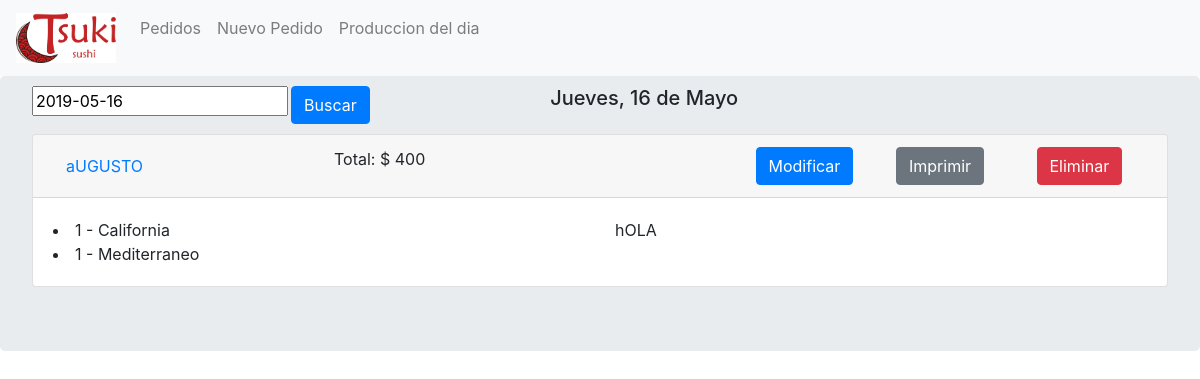
/tsuki_app/, run on the app's committed database.
### tsuki_app/models.py (models this page shows, shortened)
class Pedidos(models.Model):
    fecha             = models.DateField(null=True, default=date.today())
    nombre_cliente    = models.CharField(max_length=256,null=True)
    comentario        = models.CharField(max_length=256,null=True)
    def __str__(self):
        return self.nombre_cliente
    def get_total(self):
        totaal = 0
        for order_item in Productosordenados.objects.filter(pedido=self.id):
            totaal += order_item.precio_total()
        return totaal

class Productosordenados(models.Model):
    item            = models.ForeignKey(Listaprecios, on_delete=models.CASCADE)
    pedido          = models.ForeignKey(Pedidos, on_delete=models.CASCADE)
    cantidad        = models.IntegerField(default=1)
    def precio_total(self):
        return self.cantidad * self.item.precio_producto

class Listaprecios(models.Model):
    id                     = models.SlugField(primary_key = True, max_length =256)
    nombre_producto        = models.CharField(max_length=256,null=True)
    precio_producto        = models.IntegerField(null=True)
    categoria_producto     = models.CharField(max_length=20,null=True)

### tsuki_app/views.py (the view)
# urls.py: path('',views.pedidos,name='pedidos'),
def pedidos(request,**kwargs):
    try:
        Pedidos.objects.get(id=kwargs['pk']).delete()
    except:
        pass
    productosdelasordenes=Productosordenados.objects.filter(pedido__fecha__day=date.today().day,
                                                            pedido__fecha__month=date.today().month,
                                                            pedido__fecha__year=date.today().year)
    if request.method == "POST":
        day   = int(request.POST['dia'][8:10])
        month = int(request.POST['dia'][5:7])
        year  = int(request.POST['dia'][0:4])
        return HttpResponseRedirect(reverse('tsuki_app:filtrarporfecha',args=(day,month,year)))
    carrito.clear()
    x=date.today()
    fecha=Fecha({'dia':x})
    return render(request,'tsuki_app/pedidos_list.html',{'x':x,'fecha':fecha,'productosdeordenes':productosdelasordenes})

### tsuki_app/forms.py
class Fecha(forms.Form):
    dia= forms.DateField(widget=DatePickerInput())

### templates/tsuki_app/pedidos_list.html (shortened to what this page needs)
{% extends "tsuki_app/base.html" %}
{% block body_block %}
<div class="jumbotron">
<div id="primerfila"class="row">
  <div class="col-8">
    <div class="row">
<div class="col-4">
  <form method="post">
    {{fecha.dia}}
</div>
<div class="col-4">
  <button class = 'btn btn-primary' type="submit" name="button"> Buscar </button>
  </div><div class="col-4">
    <h5>{{x|date:"l"}}, {{x|date:"j"}} de {{x|date:"F"}} </h5>
    </div>
  </div>
</div>
</div>
  <div id="accordion">
      {% regroup productosdeordenes by pedido as pedido_list %}
      {% for pedido in pedido_list %}
    <div class="card">
      <div class="card-header" id="headingOne">
        <div class="row">
          <div class="col-6">
            <div class="row">
              <div class="col-6">
                <h5 class="mb-0">
                  <button class="btn btn-link" data-toggle="collapse" data-target="#collapseOne" aria-expanded="true" aria-controls="collapseOne">
                    {{ pedido.grouper }}
                  </button>
                </h5>
              </div>
              <div class="col-6">
                  Total: $ {{pedido.grouper.get_total}}
              </div>
            </div>
          </div>
        <div class="col-6">
            <div class="row">
              <div class="col-3">
              </div>
              <div class="col-3">
                  <a class = 'btn btn-primary' href="{% url 'tsuki_app:modificarpedido' pk=pedido.grouper.id %}">Modificar</a>
              </div>
              <div class="col-3">
                  <a class = 'btn btn-secondary' href="">Imprimir</a>
              </div>
              <div class="col-3">
                  <a class = 'btn btn-danger' href="{% url 'tsuki_app:eliminarpedido' pk=pedido.grouper.id %}">Eliminar</a>
              </div>
            </div>
          </div>
        </div>
      </div>
      <div id="collapseOne" class="collapse show" aria-labelledby="headingOne" data-parent="#accordion">
        <div class="card-body">
        <div class="row">
          <div class="col-6">
            {% for producto in pedido.list  %}
            <li> {{producto.cantidad}} - {{ producto.item.nombre_producto }}</li>
            {% endfor %}
            </div>
            <div class="col-6">
              {{pedido.grouper.comentario}}
            </div>
          </div>
        </div>
      </div>
    </div>
    {% endfor %}
</div>
{% endblock %}

### tsuki_app/static/css/FuentesyEstilos.css (style rules this page uses)
.jumbotron { padding-top: 10px; }
#primerfila { margin-bottom: 10px; }

### data on the page
Pedidos: grouper "aUGUSTO", grouper.get_total "400", grouper.comentario "hOLA"
Productosordenados: cantidad "1", item.nombre_producto "California"
Productosordenados: cantidad "1", item.nombre_producto "Mediterraneo"
